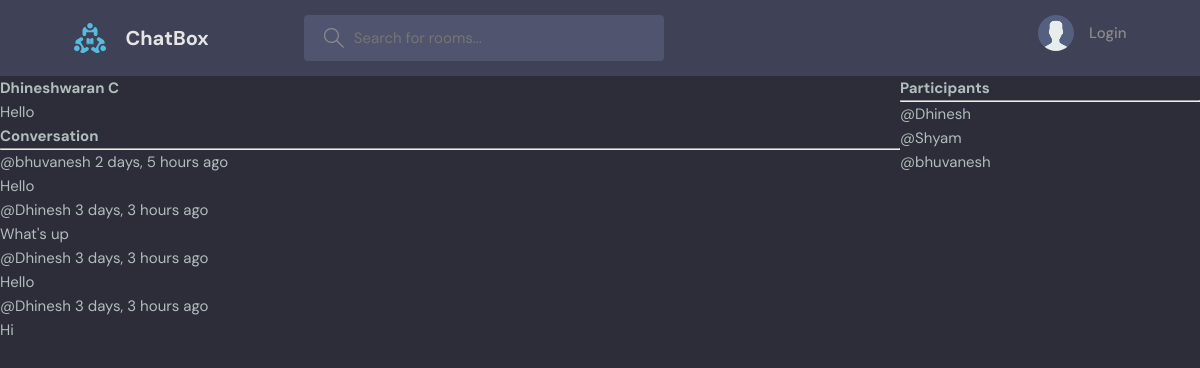
Page /room/12/ on the committed database.
### base/models.py (models this page shows, shortened)
class Room(models.Model):
    host = models.ForeignKey(User, on_delete=models.SET_NULL, null=True)
    topic = models.ForeignKey(Topic, on_delete=models.SET_NULL, null=True)
    name = models.CharField(max_length=200)
    description = models.TextField(null=True, blank=True)
    participants = models.ManyToManyField(User, related_name='participants', blank=True)
    updated = models.DateTimeField(auto_now=True)
    created = models.DateTimeField(auto_now_add=True)
    class Meta:
        ordering = ['-updated', '-created']

class Message(models.Model):
    user = models.ForeignKey(User, on_delete=models.CASCADE)
    room = models.ForeignKey(Room, on_delete=models.CASCADE)
    body = models.TextField()
    updated = models.DateTimeField(auto_now=True)
    created = models.DateTimeField(auto_now_add=True)
    class Meta:
        ordering = ['-updated', '-created']

### base/views.py (the view, shortened to what this page needs)
# urls.py: path('room/<str:pk>/',views.room,name="room"),
def room(request,pk):
    room = Room.objects.get(id=pk)
    room_messages = room.message_set.all()
    participants = room.participants.all()
    context = {'room':room,'room_messages':room_messages,'participants':participants}
    return render(request,'base/room.html',context)

### base/templates/base/room.html (shortened to what this page needs)
{% extends 'main.html' %}
{% block content %}
<div class="room-container">
    <div>
<h1>{{ room.name }}</h1>
<p>{{room.description}}</p>
<div class="comment-wrapper">
    <h3>Conversation</h3>
    <hr>
    {% for message in room_messages %}
    <div>
        <small>@{{message.user}} {{message.created|timesince}} ago</small>
        <p>{{message.body}}</p>
    </div>
    {% endfor %}
</div>
    </div>
    <div>
        <h3>Participants</h3>
        <hr>
        {% for user in participants %}
        <div>
            <p>@{{user.username}}</p>
        </div>
        {% endfor %}
    </div>
</div>
{% endblock %}

### static/styles/style.css (style rules this page uses)
:root { --color-main: #71c6dd; --color-main-light: #e1f6fb; --color-dark: #3f4156; --color-dark-medium: #51546e; --color-dark-light: #696d97; --color-light: #e5e5e5; --color-gray: #8b8b8b; --color-light-gray: #b2bdbd; --color-bg: #2d2d39; --color-success: #5dd693; --color-error: #fc4b0b; }
* { font-family: "DM Sans", -apple-system, BlinkMacSystemFont, "Segoe UI", Roboto, Oxygen, Ubuntu, Cantarell, "Open Sans", "Helvetica Neue", sans-serif; margin: 0; padding: 0; box-sizing: border-box; text-rendering: optimizeLegibility; font-size: inherit; }
html { font-size: 56.25%; }
@media only screen and (min-width: 1200px) { html { font-size: 62.5%; } }
body { line-height: 1.6; font-weight: 400; font-size: 1.5rem; color: var(--color-light-gray); background-color: var(--color-bg); min-height: 100vh; }

### base/templates/base/room.html (style rules this page uses)
.room-container { display: grid; grid-template-columns: 3fr 1fr; }

### rows in the picture
Room: name "Dhineshwaran C", description "Hello"
Message: user "bhuvanesh", created "2 days, 5 hours", body "Hello"
Message: user "Dhinesh", created "3 days, 3 hours", body "What's up"
Message: user "Dhinesh", created "3 days, 3 hours", body "Hello"
Message: user "Dhinesh", created "3 days, 3 hours", body "Hi"

### other values in the picture
{{ user.username }} "Dhinesh"
{{ user.username }} "Shyam"
{{ user.username }} "bhuvanesh"
